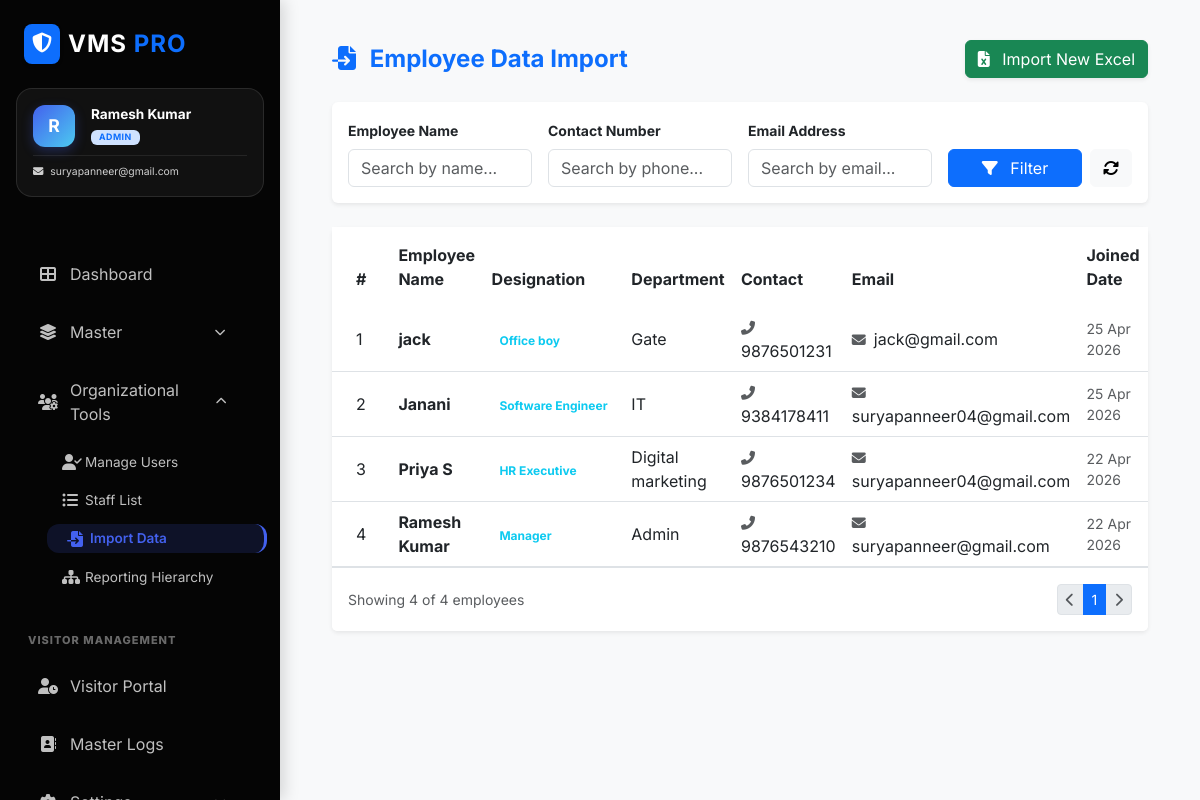
The page /employee_import.php (signed in) on the database its author committed.
### tables this page shows
CREATE TABLE `employee_master` (
  `id` int(11) NOT NULL,
  `emp_name` varchar(100) NOT NULL,
  `designation` varchar(100) NOT NULL,
  `department` varchar(100) NOT NULL,
  `email` varchar(150) DEFAULT NULL,
  `contact_no` varchar(20) DEFAULT NULL,
  `created_at` timestamp NOT NULL DEFAULT current_timestamp()
);

### employee_import.php (the view, shortened to what this page needs)
<?php
include("includes/config.php");
include("includes/header.php");
include("includes/sidebar.php");
$search_name = $_GET['search_name'] ?? '';
$search_contact = $_GET['search_contact'] ?? '';
$search_email = $_GET['search_email'] ?? '';
$query = " FROM employee_master WHERE 1=1";
$params = [];
$limit = 10;
$page = isset($_GET['page']) ? (int)$_GET['page'] : 1;
$offset = ($page - 1) * $limit;
$count_stmt = $con->prepare("SELECT COUNT(*)" . $query);
$count_stmt->execute($params);
$total_records = $count_stmt->fetchColumn();
$total_pages = ceil($total_records / $limit);
$stmt = $con->prepare("SELECT *" . $query . " ORDER BY emp_name ASC LIMIT $limit OFFSET $offset");
$stmt->execute($params);
$employees = $stmt->fetchAll(PDO::FETCH_ASSOC);
?>
<div class="content">
    <div class="container-fluid content-animate">
        <div class="row mb-4">
            <div class="col-12 d-flex justify-content-between align-items-center">
                <h4 class="fw-bold mb-0 text-primary"><i class="fas fa-file-import me-2"></i> Employee Data Import</h4>
                <button type="button" class="btn btn-success shadow-sm" data-bs-toggle="modal" data-bs-target="#importModal">
                    <i class="fas fa-file-excel me-2"></i> Import New Excel
                </button>
            </div>
        </div>
        <div class="card shadow-sm border-0 mb-4">
            <div class="card-body">
                <form method="GET" class="row g-3">
                    <div class="col-md-3">
                        <label class="form-label small fw-bold">Employee Name</label>
                        <input type="text" name="search_name" class="form-control" placeholder="Search by name..." value="<?= htmlspecialchars($search_name) ?>">
                    </div>
                    <div class="col-md-3">
                        <label class="form-label small fw-bold">Contact Number</label>
                        <input type="text" name="search_contact" class="form-control" placeholder="Search by phone..." value="<?= htmlspecialchars($search_contact) ?>">
                    </div>
                    <div class="col-md-3">
                        <label class="form-label small fw-bold">Email Address</label>
                        <input type="text" name="search_email" class="form-control" placeholder="Search by email..." value="<?= htmlspecialchars($search_email) ?>">
                    </div>
                    <div class="col-md-3 d-flex align-items-end">
                        <button type="submit" class="btn btn-primary w-100 me-2"><i class="fas fa-filter me-2"></i> Filter</button>
                        <a href="employee_import.php" class="btn btn-light"><i class="fas fa-sync-alt"></i></a>
                    </div>
                </form>
            </div>
        </div>
        <div class="card shadow-sm border-0">
            <div class="card-body p-0">
                <div class="table-responsive">
                    <table class="table table-hover align-middle mb-0">
                        <thead class="bg-light">
                            <tr>
                                <th class="px-4 py-3 border-0">#</th>
                                <th class="py-3 border-0">Employee Name</th>
                                <th class="py-3 border-0">Designation</th>
                                <th class="py-3 border-0">Department</th>
                                <th class="py-3 border-0">Contact</th>
                                <th class="py-3 border-0">Email</th>
                                <th class="py-3 border-0">Joined Date</th>
                            </tr>
                        </thead>
                        <tbody>
                            <?php if (count($employees) > 0): ?>
                                <?php foreach ($employees as $index => $emp): ?>
                                    <tr>
                                        <td class="px-4"><?= $index + 1 ?></td>
                                        <td><span class="fw-bold"><?= htmlspecialchars($emp['emp_name']) ?></span></td>
                                        <td><span class="badge bg-soft-info text-info"><?= htmlspecialchars($emp['designation']) ?></span></td>
                                        <td><?= htmlspecialchars($emp['department']) ?></td>
                                        <td><i class="fas fa-phone-alt me-2 text-muted small"></i><?= htmlspecialchars($emp['contact_no'] ?: '---') ?></td>
                                        <td><i class="fas fa-envelope me-2 text-muted small"></i><?= htmlspecialchars($emp['email'] ?: '---') ?></td>
                                        <td class="text-muted small"><?= date("d M Y", strtotime($emp['created_at'])) ?></td>
                                    </tr>
                                <?php endforeach; ?>
                            <?php endif; ?>
                        </tbody>
                    </table>
                </div>
            </div>
            <div class="card-footer bg-white border-top d-flex justify-content-between align-items-center py-3">
                <div class="text-muted small">
                    Showing <?= count($employees) ?> of <?= $total_records ?> employees
                </div>
                <nav>
                    <ul class="pagination pagination-sm mb-0">
                        <li class="page-item <?= ($page <= 1) ? 'disabled' : '' ?>">
                            <a class="page-link" href="?page=<?= $page-1 ?>&search_name=<?= urlencode($search_name) ?>&search_contact=<?= urlencode($search_contact) ?>&search_email=<?= urlencode($search_email) ?>"><i class="fas fa-chevron-left"></i></a>
                        </li>
                        <?php
                        $start_loop = max(1, $page - 2);
                        $end_loop = min($total_pages, $page + 2);
                        for($i = $start_loop; $i <= $end_loop; $i++):
                        ?>
                            <li class="page-item <?= ($i == $page) ? 'active' : '' ?>">
                                <a class="page-link" href="?page=<?= $i ?>&search_name=<?= urlencode($search_name) ?>&search_contact=<?= urlencode($search_contact) ?>&search_email=<?= urlencode($search_email) ?>"><?= $i ?></a>
                            </li>
                        <?php endfor; ?>
                        <li class="page-item <?= ($page >= $total_pages) ? 'disabled' : '' ?>">
                            <a class="page-link" href="?page=<?= $page+1 ?>&search_name=<?= urlencode($search_name) ?>&search_contact=<?= urlencode($search_contact) ?>&search_email=<?= urlencode($search_email) ?>"><i class="fas fa-chevron-right"></i></a>
                        </li>
                    </ul>
                </nav>
            </div>
        </div>
    </div>
</div>
<?php include("includes/footer.php"); ?>

### assets/css/style.css (style rules this page uses)
:root { --primary-color: #4361ee; --secondary-color: #3f37c9; --bg-color: #f8f9fa; --sidebar-bg: #000000; --card-shadow: 0 10px 30px rgba(0, 0, 0, 0.08); }
body { margin: 0; font-family: 'Inter', system-ui, -apple-system, sans-serif; background-color: var(--bg-color); color: #2d3436; }
.content { margin-left: 280px; padding: 40px; min-height: 100vh; transition: margin-left 0.3s ease; }

### rows shown on the page
employee_master: emp_name "jack", designation "Office boy", department "Gate", contact_no "9876501231", email "jack@gmail.com", created_at "25 Apr 2026"
employee_master: emp_name "Janani", designation "Software Engineer", department "IT", contact_no "9384178411", email "suryapanneer04@gmail.com", created_at "25 Apr 2026"
employee_master: emp_name "Priya S", designation "HR Executive", department "Digital marketing", contact_no "9876501234", email "suryapanneer04@gmail.com", created_at "22 Apr 2026"
employee_master: emp_name "Ramesh Kumar", designation "Manager", department "Admin", contact_no "9876543210", email "suryapanneer@gmail.com", created_at "22 Apr 2026"

### other values the page prints
substr($user_name, 0, 1) "R"
$user_name "Ramesh Kumar"
$user_role "ADMIN"
$user_email "suryapanneer@gmail.com"
count($employees) "4"
$total_records "4"
